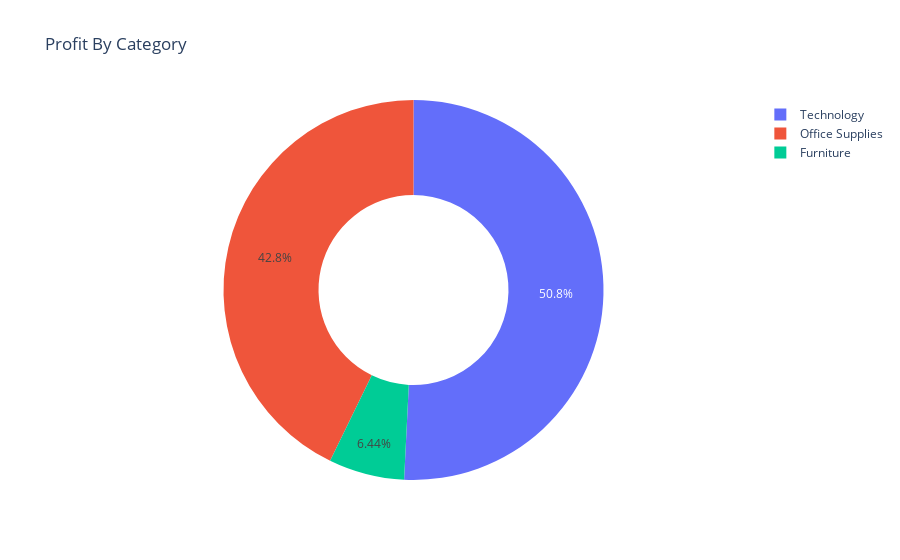
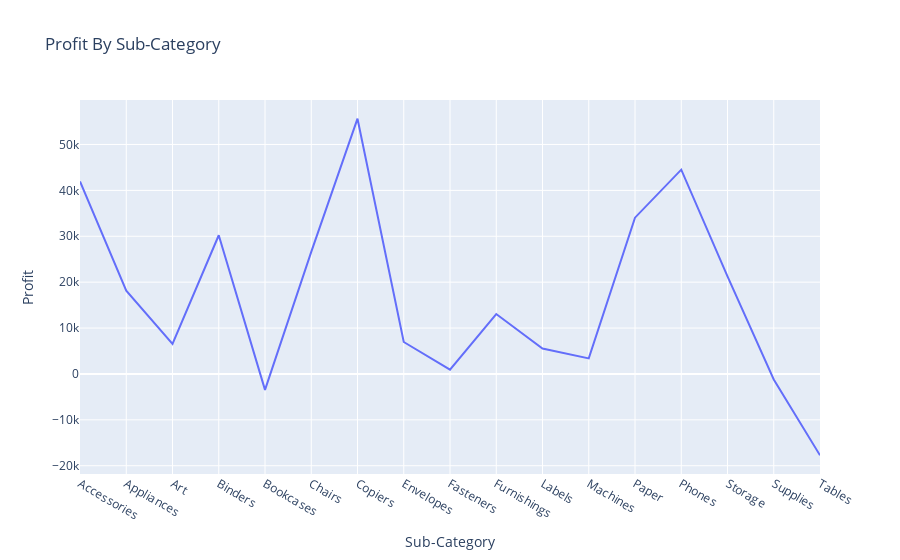

Notebook source saved alongside these figures, in order:
### Markdown cell above
# 5.Profit By Category and Sub-Category

### Code cell
profit_by_category=df.groupby('Category')['Profit'].sum().reset_index()
profit_by_sub_category=df.groupby('Sub-Category')['Profit'].sum().reset_index()
fig=px.pie(profit_by_category,
          names='Category',
          values='Profit',
          hole=0.5,
          title='Profit By Category')
fig.show()
fig=px.line(profit_by_sub_category,
           x='Sub-Category',
           y='Profit',
           title='Profit By Sub-Category')
fig.show()

### Figure 1 — Plotly figure (JSON) as saved in the notebook; plotly's stock layout.template omitted (floating-point values rounded to 4 significant figures)
{"data": [{"domain": {"x": [0, 1], "y": [0, 1]}, "hole": 0.5, "hovertemplate": "Category=%{label}<br>Profit=%{value}<extra></extra>", "labels": ["Furniture", "Office Supplies", "Technology"], "legendgroup": "", "name": "", "showlegend": true, "type": "pie", "values": [18450.0, 122500.0, 145500.0]}], "layout": {"autosize": true, "legend": {"tracegroupgap": 0}, "title": {"text": "Profit By Category"}}}

### Figure 2 — Plotly figure (JSON) as saved in the notebook; plotly's stock layout.template omitted (floating-point values rounded to 4 significant figures)
{"data": [{"hovertemplate": "Sub-Category=%{x}<br>Profit=%{y}<extra></extra>", "legendgroup": "", "line": {"color": "#636efa", "dash": "solid"}, "marker": {"symbol": "circle"}, "mode": "lines", "name": "", "orientation": "v", "showlegend": false, "type": "scatter", "x": ["Accessories", "Appliances", "Art", "Binders", "Bookcases", "Chairs", "Copiers", "Envelopes", "Fasteners", "Furnishings", "Labels", "Machines", "Paper", "Phones", "Storage", "Supplies", "Tables"], "xaxis": "x", "y": [41940.0, 18140.0, 6528.0, 30220.0, -3473.0, 26590.0, 55620.0, 6964.0, 949.5, 13060.0, 5546.0, 3385.0, 34050.0, 44520.0, 21280.0, -1189.0, -17730.0], "yaxis": "y"}], "layout": {"autosize": true, "legend": {"tracegroupgap": 0}, "title": {"text": "Profit By Sub-Category"}, "xaxis": {"anchor": "y", "autorange": true, "domain": [0, 1], "range": [0, 16], "title": {"text": "Sub-Category"}, "type": "category"}, "yaxis": {"anchor": "x", "autorange": true, "domain": [0, 1], "range": [-21800.0, 59690.0], "title": {"text": "Profit"}, "type": "linear"}}}
